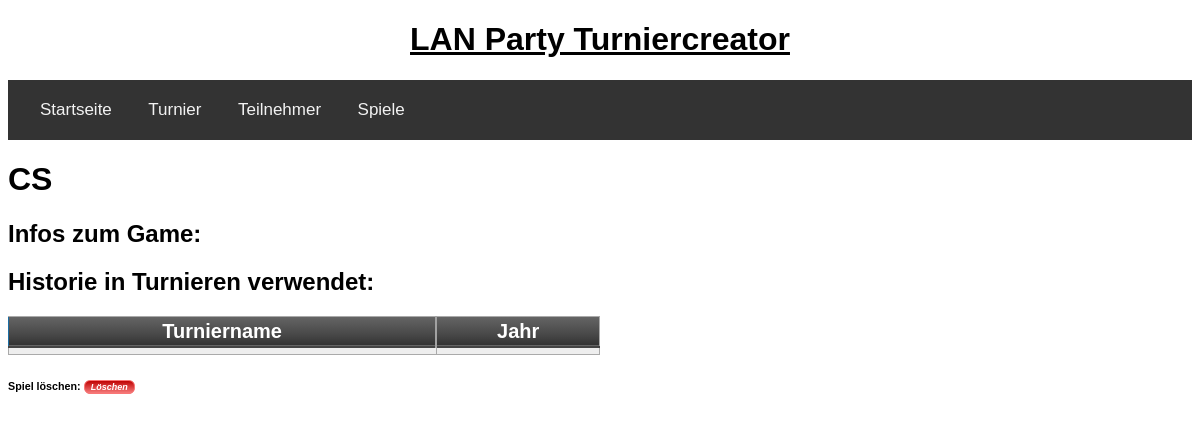
The app's page /spiele/CS, older data.
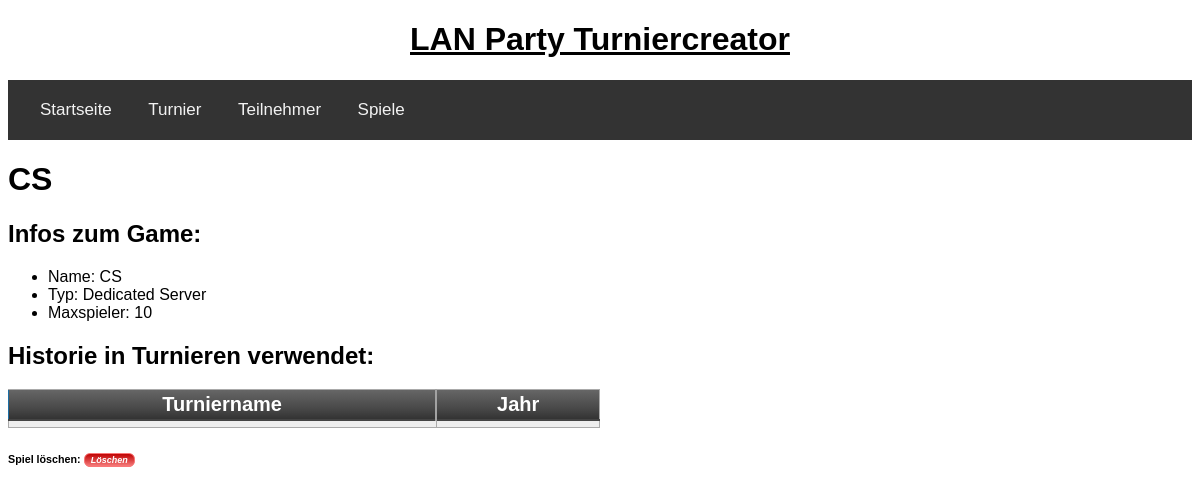
The same page, newer data.
### tables this page shows
CREATE TABLE spiel(spielid integer primary key autoincrement, name text, typ text, maxspieler integer);

### app/routes.py (the view)
@app.route('/spiele/<spiel>', methods=["POST", "GET"])
def spiel(spiel):
	form = DeleteForm()
	if form.validate_on_submit():
		flash(delete_spiel(spiel))
		return redirect(url_for('spiel'))
	spieldetails = get_spiel(spiel)
	print(spieldetails)
	return render_template('spiel.html', form=form, spiel=spiel, spieldetails=spieldetails)

### app/forms.py
class DeleteForm(FlaskForm):
    submit = SubmitField('Löschen')

### app/db.py (called while the page is built)
def get_spiel(name):
	try:
		query = 'select name, typ, maxspieler from spiel where name="{name}";'.format(name=name)
		cursor.execute(query)
		return cursor.fetchall()
	except sqlite3.IntegrityError as e:
		return "Integrity Error: " + str(e)
	connection.close()

### app/templates/spiel.html (shortened to what this page needs)
{% extends "base.html" %}
{% block app_content %}
    <h1>{{spiel}}</h1>
    <h2>Infos zum Game:</h2>
{% for details in spieldetails %}
    <ul>
        <li>Name: {{details[0]}}</li>
        <li>Typ: {{details[1]}}</li>
        <li>Maxspieler: {{details[2]}}</li>
    </ul>
{% endfor %}
    <h2>Historie in Turnieren verwendet:</h2>
    <table class="myTable">
        <thead>
            <tr>
                <th>Turniername</th>
                <th>Jahr</th>
            </tr>
        </thead>
        <tr>
            <td></td>
            <td></td>
        </tr>
    </table>
 <form action="" method="post" novalidate class="loeschen_button">{{ form.hidden_tag()}}<h6>Spiel löschen: {{ form.submit }} </h6></form>
{% endblock %}

Row changes from the older to the newer data that the page shows:
now on this page (row edited): spiel: name "CS", typ "Dedicated Server", maxspieler "10"
